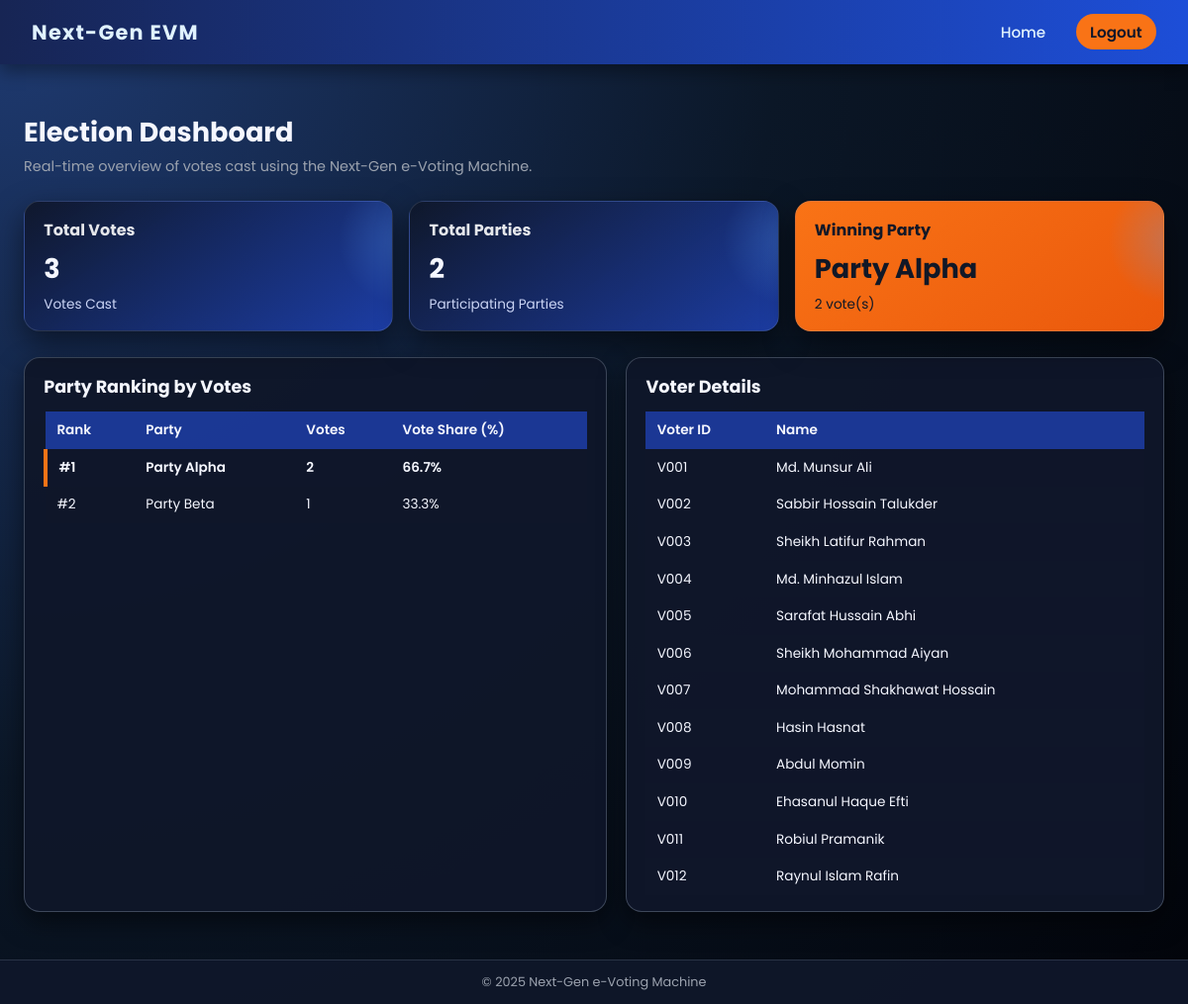
/dashboard (signed in), run on the app's committed database.
### app.py (models this page shows, shortened)
class Voter(db.Model):
    __tablename__ = "voters"
    id = db.Column(db.Integer, primary_key=True)
    voter_id = db.Column(db.String(50), unique=True, nullable=False)  # from CV/hardware
    name = db.Column(db.String(100), nullable=False)
    vote_status = db.Column(db.Boolean, default=False, nullable=False)
    vote_party = db.Column(db.String(100), nullable=True)  # NULL initially

### app.py (the view)
@app.route("/dashboard")
def dashboard():
    if not is_logged_in():
        flash("Please login to access the dashboard.", "warning")
        return redirect(url_for("login"))
    voters = Voter.query.order_by(Voter.voter_id).all()
    party_votes = Counter(
        v.vote_party for v in voters if v.vote_status and v.vote_party
    )
    ranked_parties = sorted(party_votes.items(), key=lambda x: x[1], reverse=True)
    if ranked_parties:
        winning_party = ranked_parties[0][0]
        winning_votes = ranked_parties[0][1]
    else:
        winning_party = None
        winning_votes = 0
    total_votes = sum(1 for v in voters if v.vote_status)
    return render_template(
        "dashboard.html",
        voters=voters,
        party_votes=party_votes,
        ranked_parties=ranked_parties,
        winning_party=winning_party,
        winning_votes=winning_votes,
        total_votes=total_votes,
    )

### app.py (called while the page is built)
def is_logged_in():
    return session.get("logged_in") is True

### templates/dashboard.html (shortened to what this page needs)
{% extends "base.html" %}
{% block content %}
<div class="dashboard-wrapper">
    <h1 class="page-title">Election Dashboard</h1>
    <p class="page-subtitle">
        Real-time overview of votes cast using the Next-Gen e-Voting Machine.
    </p>
    <div class="summary-grid">
        <div class="summary-card">
            <h2>Total Votes</h2>
            <p class="summary-number">{{ total_votes }}</p>
            <p class="summary-label">Votes Cast</p>
        </div>
        <div class="summary-card">
            <h2>Total Parties</h2>
            <p class="summary-number">{{ party_votes|length }}</p>
            <p class="summary-label">Participating Parties</p>
        </div>
        <div class="summary-card highlight">
            <h2>Winning Party</h2>
            {% if winning_party %}
                <p class="summary-number">{{ winning_party }}</p>
                <p class="summary-label">{{ winning_votes }} vote(s)</p>
            {% else %}
                <p class="summary-number">N/A</p>
                <p class="summary-label">No votes yet</p>
            {% endif %}
        </div>
    </div>
    <div class="content-grid">
        <section class="panel">
            <h2 class="panel-title">Party Ranking by Votes</h2>
            {% if ranked_parties %}
                <table class="data-table">
                    <thead>
                        <tr>
                            <th>Rank</th>
                            <th>Party</th>
                            <th>Votes</th>
                            <th>Vote Share (%)</th>
                        </tr>
                    </thead>
                    <tbody>
                        {% for party, count in ranked_parties %}
                            {% set rank = loop.index %}
                            <tr class="{% if party == winning_party %}winner-row{% endif %}">
                                <td>#{{ rank }}</td>
                                <td>{{ party }}</td>
                                <td>{{ count }}</td>
                                <td>
                                    {% if total_votes > 0 %}
                                        {{ "%.1f"|format((count / total_votes) * 100) }}%
                                    {% else %}
                                        0%
                                    {% endif %}
                                </td>
                            </tr>
                        {% endfor %}
                    </tbody>
                </table>
            {% else %}
                <p>No vote data available.</p>
            {% endif %}
        </section>
        <section class="panel">
            <h2 class="panel-title">Voter Details</h2>
            {% if voters %}
                <table class="data-table">
                    <thead>
                        <tr>
                            <th>Voter ID</th>
                            <th>Name</th>
                        </tr>
                    </thead>
                    <tbody>
                        {% for voter in voters %}
                            <tr>
                                <td>{{ voter.voter_id }}</td>
                                <td>{{ voter.name }}</td>
                            </tr>
                        {% endfor %}
                    </tbody>
                </table>
            {% else %}
                <p>No voters found.</p>
            {% endif %}
        </section>
    </div>
</div>
{% endblock %}

### templates/base.html (shortened to what this page needs)
<!DOCTYPE html>
<html lang="en">
<head>
    <link rel="stylesheet" href="{{ url_for('static', filename='css/style.css') }}">
</head>
<body>
    <nav class="navbar">
        <div class="navbar-left">
            <div class="logo">Next-Gen EVM</div>
        </div>
        <div class="navbar-right">
            {% if session.get('logged_in') %}
                <a href="{{ url_for('dashboard') }}" class="nav-link">Home</a>
                <a href="{{ url_for('logout') }}" class="nav-link nav-btn">Logout</a>
            {% endif %}
        </div>
    </nav>
    <main class="main-container">
        {% block content %}{% endblock %}
    </main>
    <footer class="footer">
        <p>© 2025 Next-Gen e-Voting Machine</p>
    </footer>
</body>
</html>

### static/css/style.css (style rules this page uses)
* { box-sizing: border-box; margin: 0; padding: 0; }
body { font-family: "Poppins", sans-serif; background: radial-gradient(circle at top left, #1f3b73, #0b1727 50%, #02040a); color: #f5f7ff; min-height: 100vh; display: flex; flex-direction: column; }
.navbar { display: flex; align-items: center; justify-content: space-between; padding: 0.9rem 2rem; background: linear-gradient(90deg, #172554, #1d4ed8); box-shadow: 0 8px 16px rgba(0, 0, 0, 0.35); position: sticky; top: 0; z-index: 999; }
.logo { font-weight: 700; font-size: 1.3rem; letter-spacing: 0.06em; color: #e0f2fe; }
.navbar-right { display: flex; align-items: center; gap: 1rem; }
.nav-link { text-decoration: none; font-weight: 500; font-size: 0.95rem; color: #e0f2fe; padding: 0.4rem 0.9rem; border-radius: 999px; transition: background 0.2s ease, transform 0.15s ease; }
.nav-btn { background: #f97316; color: #0f172a; font-weight: 600; }
.main-container { flex: 1; padding: 2rem 1.5rem 3rem; max-width: 1200px; width: 100%; margin: 0 auto; }
.footer { text-align: center; padding: 0.8rem 1rem; font-size: 0.8rem; color: #9ca3af; border-top: 1px solid rgba(148, 163, 184, 0.2); background: rgba(15, 23, 42, 0.95); }
.dashboard-wrapper { animation: floatIn 0.4s ease-out; }
.page-title { font-size: 1.7rem; margin-bottom: 0.2rem; }
.page-subtitle { font-size: 0.9rem; color: #9ca3af; margin-bottom: 1.5rem; }
.summary-grid { display: grid; grid-template-columns: repeat(auto-fit, minmax(210px, 1fr)); gap: 1rem; margin-bottom: 1.6rem; }
.summary-card { background: linear-gradient(145deg, rgba(15, 23, 42, 0.95), rgba(30, 64, 175, 0.9)); padding: 1rem 1.2rem; border-radius: 16px; border: 1px solid rgba(148, 163, 184, 0.2); box-shadow: 0 12px 30px rgba(0, 0, 0, 0.5); position: relative; overflow: hidden; }
.summary-card::after { content: ""; position: absolute; top: -20%; right: -20%; width: 130px; height: 130px; background: radial-gradient(circle, rgba(96, 165, 250, 0.35), transparent 70%); opacity: 0.8; pointer-events: none; }
.summary-card h2 { font-size: 1rem; margin-bottom: 0.4rem; color: #e5e7eb; }
.summary-number { font-size: 1.7rem; font-weight: 700; margin-bottom: 0.3rem; }
.summary-label { font-size: 0.85rem; color: #cbd5f5; }
.summary-card.highlight { background: linear-gradient(145deg, #f97316, #ea580c); color: #111827; }
.summary-card.highlight h2, .summary-card.highlight .summary-label { color: #111827; }
.content-grid { display: grid; grid-template-columns: 1.3fr 1.2fr; gap: 1.2rem; }
.panel { background: rgba(15, 23, 42, 0.95); border-radius: 16px; padding: 1rem 1.2rem; border: 1px solid rgba(148, 163, 184, 0.35); box-shadow: 0 10px 26px rgba(0, 0, 0, 0.5); }
.panel-title { font-size: 1.1rem; margin-bottom: 0.8rem; }
.data-table { width: 100%; border-collapse: collapse; font-size: 0.85rem; }
.data-table thead { background: rgba(30, 64, 175, 0.8); }
.data-table th, .data-table td { padding: 0.55rem 0.7rem; text-align: left; }
.data-table th { font-weight: 600; }
.data-table tbody tr:nth-child(even) { background: rgba(15, 23, 42, 0.8); }
.data-table tbody tr:nth-child(odd) { background: rgba(15, 23, 42, 0.6); }
.winner-row { border-left: 4px solid #f97316; font-weight: 600; }

### data on the page
Voter: vote_party "Party Alpha", vote_status "1", count "2", value "66.7", voter_id "V003", name "Sheikh Latifur Rahman"
Voter: rank "2", vote_party "Party Beta", vote_status "1", value "33.3", voter_id "V006", name "Sheikh Mohammad Aiyan"
Voter: voter_id "V001", name "Md. Munsur Ali"
Voter: voter_id "V002", name "Sabbir Hossain Talukder"
Voter: voter_id "V004", name "Md. Minhazul Islam"
Voter: voter_id "V005", name "Sarafat Hussain Abhi"
Voter: voter_id "V007", name "Mohammad Shakhawat Hossain"
Voter: voter_id "V008", name "Hasin Hasnat"
Voter: voter_id "V009", name "Abdul Momin"
Voter: voter_id "V010", name "Ehasanul Haque Efti"
Voter: voter_id "V011", name "Robiul Pramanik"
Voter: voter_id "V012", name "Raynul Islam Rafin"

### other printed values
{{ total_votes }} "3"
{{ party_votes|length }} "2"
{{ winning_votes }} "2"
